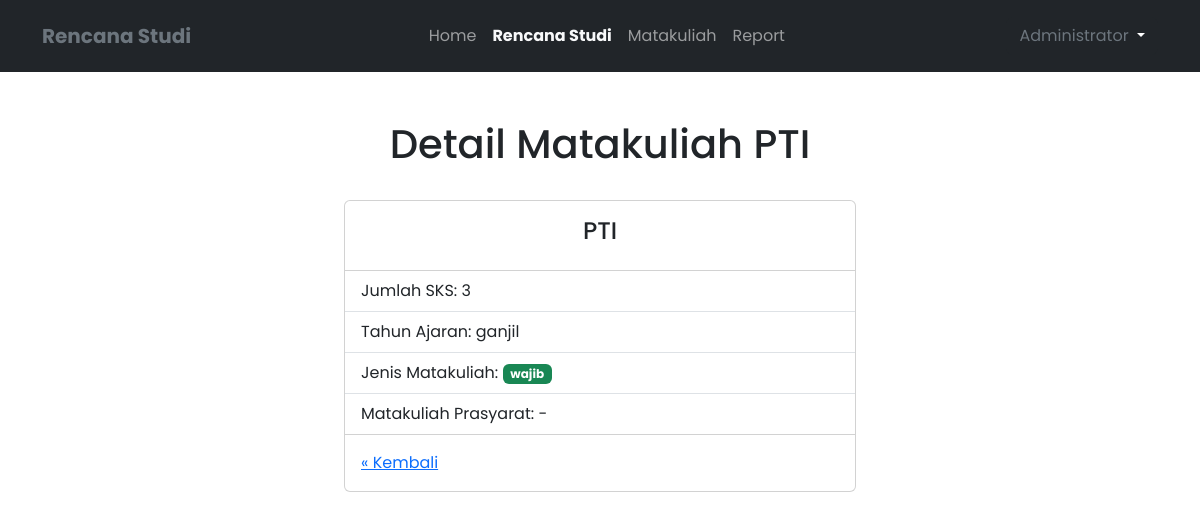
Page /matakuliah/read.php?id=7 (signed in) on the committed database.
### tables this page shows
CREATE TABLE `matakuliah` (
  `id` int NOT NULL,
  `nama` varchar(50) DEFAULT NULL,
  `sks` int DEFAULT NULL,
  `deskripsi` text,
  `prasyarat_id` int DEFAULT NULL,
  `tahun_ajaran` enum('ganjil','genap') NOT NULL,
  `jenis` enum('wajib','pilihan') DEFAULT NULL,
  `semester_id` int NOT NULL
);

### database.php (called while the page is built, shortened)
<?php
function getDataMatakuliahById($id)
{
    $query = "
    SELECT
        m1.id,
        m1.nama as nama_matakuliah,
        m1.sks,
        m1.deskripsi,
        m1.tahun_ajaran,
        m1.prasyarat_id,
        m1.jenis
    FROM
        matakuliah m1
    LEFT JOIN
        matakuliah m2 ON m1.prasyarat_id = m2.id
    WHERE m1.id = $id
    ";
    return mysqli_query(DB, $query)->fetch_assoc();
}

### matakuliah/read.php (the view, shortened to what this page needs)
<?php
include_once "../layout/header.php";
$id = $_GET['id'];
$matakuliah = getDataMatakuliahById($id);
?>
<div class="container">
  <div class="d-flex justify-content-center align-items-center mb-4 pt-5">
    <h1>Detail Matakuliah <?= $matakuliah['nama_matakuliah'] ?></h1>
  </div>
  <div class="d-flex justify-content-center">
    <div class="card" style="min-width: 32rem;">
      <div class="card-body text-center">
        <h4 class="card-title"><?= $matakuliah['nama_matakuliah'] ?></h4>
      </div>
      <ul class="list-group list-group-flush">
        <li class="list-group-item">Jumlah SKS: <?= $matakuliah['sks'] ?></li>
        <li class="list-group-item">Tahun Ajaran: <?= $matakuliah['tahun_ajaran'] ?></li>
        <li class="list-group-item">Jenis Matakuliah: <span class="badge text-bg-success"><?= $matakuliah['jenis'] ?></span></li>
        <li class="list-group-item">Matakuliah Prasyarat: <?= $matakuliah['prasyarat_id'] ?? "-" ?></li>
      </ul>
      <div class="card-body">
        <a href="index.php" class="card-link">&laquo; Kembali</a>
      </div>
    </div>
  </div>
</div>
<?php include_once "../layout/footer.php"; ?>

### assets/style.css (style rules this page uses)
* { list-style: none; margin: 0; padding: 0; text-decoration: none; font-family: "Poppins", sans-serif; }

### rows in the picture
matakuliah: nama "PTI", sks "3", tahun_ajaran "ganjil", jenis "wajib", prasyarat "-"

### other values in the picture
$_SESSION['user']['nama'] "Administrator"
